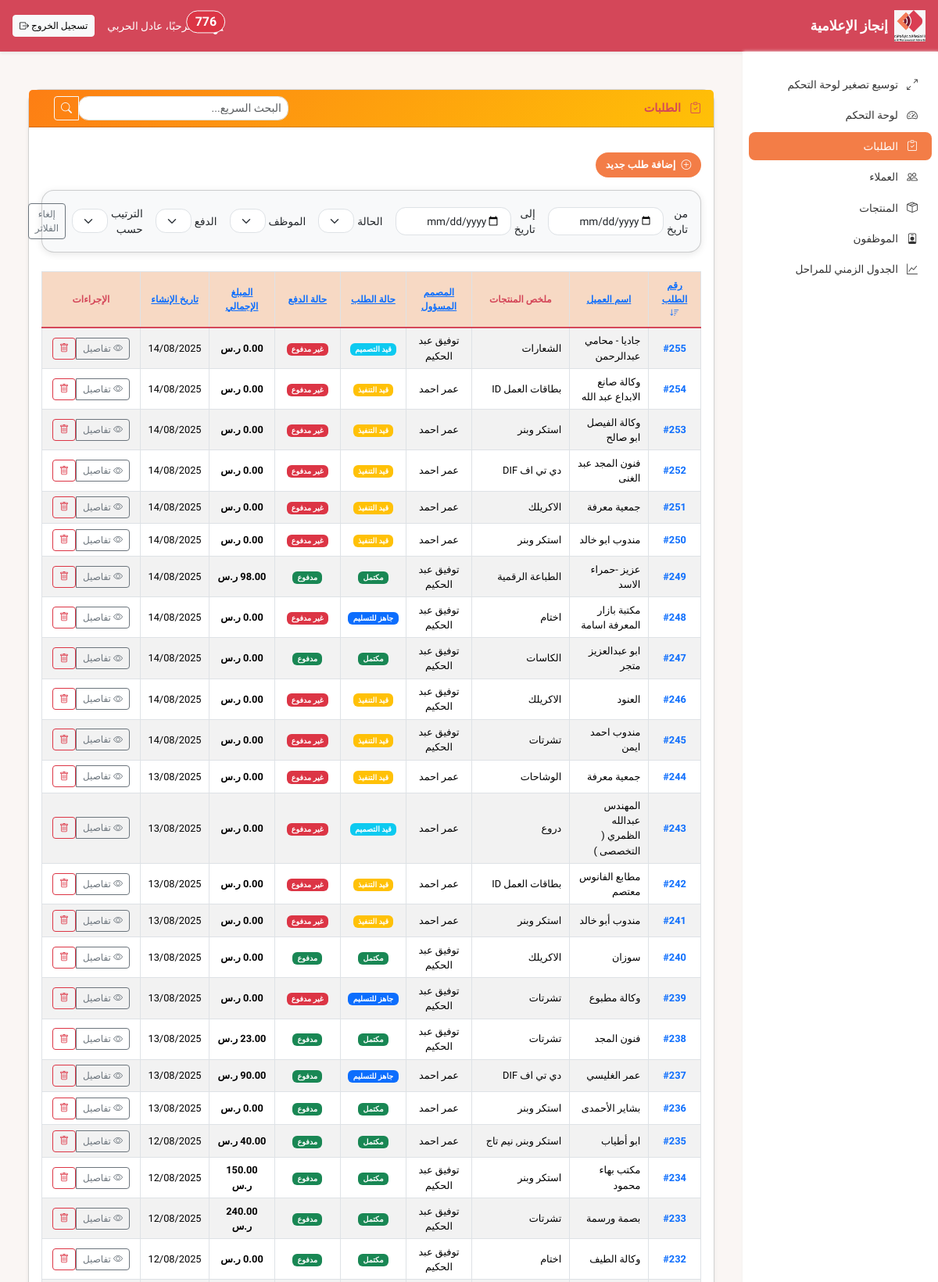
Screenshot of /orders (signed in, upper part) with the database file from the repository.
### tables this page shows
CREATE TABLE `orders` (
  `order_id` int(11) NOT NULL,
  `client_id` int(11) NOT NULL,
  `designer_id` int(11) DEFAULT NULL,
  `workshop_id` int(11) DEFAULT NULL,
  `total_amount` decimal(10,2) NOT NULL DEFAULT 0.00,
  `deposit_amount` decimal(10,2) NOT NULL DEFAULT 0.00,
  `remaining_amount` decimal(10,2) NOT NULL DEFAULT 0.00,
  `payment_status` enum('مدفوع','غير مدفوع','مدفوع جزئياً') NOT NULL DEFAULT 'غير مدفوع',
  `payment_method` enum('نقدي','تحويل بنكي','فوري','غيره') DEFAULT 'نقدي',
  `order_date` datetime DEFAULT current_timestamp(),
  `delivered_at` datetime DEFAULT NULL COMMENT 'تاريخ تأكيد تسليم الطلب للعميل',
  `payment_settled_at` datetime DEFAULT NULL COMMENT 'تاريخ تأكيد الدفع الكامل',
  `due_date` date DEFAULT NULL,
  `status` enum('قيد التصميم','قيد التنفيذ','جاهز للتسليم','بانتظار الإغلاق','مكتمل','ملغي') NOT NULL DEFAULT 'قيد التصميم',
  `priority` enum('عاجل جداً','عالي','متوسط','منخفض') DEFAULT 'متوسط',
  `notes` text DEFAULT NULL,
  `design_completed_at` datetime DEFAULT NULL COMMENT 'تاريخ انتهاء مرحلة التصميم',
  `execution_completed_at` datetime DEFAULT NULL COMMENT 'تاريخ انتهاء مرحلة التنفيذ',
  `created_by` int(11) DEFAULT NULL,
  `last_update` datetime DEFAULT NULL,
  `updated_at` timestamp NULL DEFAULT NULL ON UPDATE current_timestamp(),
  `design_rating` int(2) DEFAULT NULL COMMENT 'تقييم مرحلة التصميم من 1-10',
  `execution_rating` int(2) DEFAULT NULL COMMENT 'تقييم مرحلة التنفيذ من 1-10'
);

CREATE TABLE `clients` (
  `client_id` int(11) NOT NULL,
  `company_name` varchar(255) NOT NULL,
  `contact_person` varchar(255) DEFAULT NULL,
  `phone` varchar(20) DEFAULT NULL,
  `email` varchar(100) DEFAULT NULL
);

CREATE TABLE `employees` (
  `employee_id` int(11) NOT NULL,
  `name` varchar(100) NOT NULL,
  `role` enum('مدير','مصمم','معمل','محاسب') NOT NULL,
  `phone` varchar(20) DEFAULT NULL,
  `email` varchar(100) DEFAULT NULL,
  `password` varchar(255) NOT NULL
);

### src/View/order/list.php (the view, shortened to what the rows shown need)
<div class="container-fluid">
    <div class="row">
        <div class="col-12">
            <div class="card shadow-sm">
                <div class="card-body">
                    <div class="table-responsive">
                        <table class="table table-bordered table-striped table-hover text-center table-sm" id="ordersMainTable">
                            <thead>
                                <tr>
                                    <th style="width: 8%;">
                                        <?= \App\Core\Helpers::generate_sort_link('order_id', 'رقم الطلب', $sort_column_key ?? 'order_id', $sort_order ?? 'desc') ?>
                                    </th>
                                    <th style="width: 12%;">
                                        <?= \App\Core\Helpers::generate_sort_link('client_name', 'اسم العميل', $sort_column_key ?? 'order_id', $sort_order ?? 'desc') ?>
                                    </th>
                                    <th style="width: 15%;">
                                        <?= \App\Core\Helpers::generate_non_sort_column('ملخص المنتجات') ?>
                                    </th>
                                    <th style="width: 10%;">
                                        <?= \App\Core\Helpers::generate_sort_link('designer_name', 'المصمم المسؤول', $sort_column_key ?? 'order_id', $sort_order ?? 'desc') ?>
                                    </th>
                                    <th style="width: 10%;">
                                        <?= \App\Core\Helpers::generate_sort_link('status', 'حالة الطلب', $sort_column_key ?? 'order_id', $sort_order ?? 'desc') ?>
                                    </th>
                                    <th style="width: 10%;">
                                        <?= \App\Core\Helpers::generate_sort_link('payment_status', 'حالة الدفع', $sort_column_key ?? 'order_id', $sort_order ?? 'desc') ?>
                                    </th>
                                    <th style="width: 10%;">
                                        <?= \App\Core\Helpers::generate_sort_link('total_amount', 'المبلغ الإجمالي', $sort_column_key ?? 'order_id', $sort_order ?? 'desc') ?>
                                    </th>
                                    <th style="width: 10%;">
                                        <?= \App\Core\Helpers::generate_sort_link('order_date', 'تاريخ الإنشاء', $sort_column_key ?? 'order_id', $sort_order ?? 'desc') ?>
                                    </th>
                                    <th style="width: 15%;">
                                        <?= \App\Core\Helpers::generate_non_sort_column('الإجراءات') ?>
                                    </th>
                                </tr>
                            </thead>
                            <tbody>
                                <?php if ($res && $res->num_rows > 0): ?>
                                    <?php while($row = $res->fetch_assoc()): ?>
                                    <tr>
                                        <td class="fw-bold text-primary">#<?= $row['order_id'] ?></td>
                                        <td class="text-start"><?= htmlspecialchars($row['client_name']) ?></td>
                                        <td class="text-start" style="max-width: 200px;"><?= \App\Core\Helpers::display_products_summary($row['products_summary']) ?></td>
                                        <td><?= htmlspecialchars($row['designer_name']) ?></td>
                                        <td>
                                            <?php
                                            $status_class = '';
                                            switch($row['status']) {
                                                case 'قيد التصميم': $status_class = 'bg-info'; break;
                                                case 'قيد التنفيذ': $status_class = 'bg-warning'; break;
                                                case 'جاهز للتسليم': $status_class = 'bg-primary'; break;
                                                case 'مكتمل': $status_class = 'bg-success'; break;
                                            }
                                            ?>
                                            <span class="badge <?= $status_class ?>"><?= htmlspecialchars($row['status']) ?></span>
                                        </td>
                                        <td>
                                            <?php
                                            $payment_class = '';
                                            switch($row['payment_status']) {
                                                case 'مدفوع': $payment_class = 'bg-success text-white'; break;
                                                case 'غير مدفوع': $payment_class = 'bg-danger text-white'; break;
                                            }
                                            ?>
                                            <span class="badge <?= $payment_class ?>"><?= htmlspecialchars($row['payment_status']) ?></span>
                                        </td>
                                        <td class="fw-bold"><?= number_format($row['total_amount'],2) ?> ر.س</td>
                                        <td><?= date('d/m/Y', strtotime($row['order_date'])) ?></td>
                                        <td>
                                            <div class="btn-group btn-group-sm" role="group">
                                                <a href="<?= $_ENV['BASE_PATH'] ?>/orders/edit?id=<?= $row['order_id'] ?>" class="btn btn-outline-secondary btn-sm" title="تفاصيل">
                                                    <i class="bi bi-eye"></i> تفاصيل
                                                </a>
                                                <?php if (\App\Core\Permissions::has_permission('order_delete', $conn)): ?>
                                                    <form method="POST" action="<?= $_ENV['BASE_PATH'] ?>/orders/delete" style="display: inline;" onsubmit="return confirm('هل أنت متأكد من حذف هذا الطلب نهائياً؟ لا يمكن التراجع عن هذا الإجراء.');">
                                                        <button type="submit" class="btn btn-sm btn-outline-danger" title="حذف">
                                                            <i class="bi bi-trash"></i>
                                                        </button>
                                                    </form>
                                                <?php endif; ?>
                                            </div>
                                        </td>
                                    </tr>
                                    <?php endwhile; ?>
                                <?php endif; ?>
                            </tbody>
                        </table>
                    </div>
                </div>
            </div>
        </div>
    </div>
</div>

### rows the page displays
orders: order_id "255", client.company_name "جاديا - محامي عبدالرحمن", products_summary "الشعارات", designer.name "توفيق عبد الحكيم", status "قيد التصميم", payment_status "غير مدفوع", total_amount "0.00", order_date "14/08/2025"
orders: order_id "254", client.company_name "وكالة صانع الابداع عبد الله", products_summary "بطاقات العمل ID", designer.name "عمر احمد", status "قيد التنفيذ", payment_status "غير مدفوع", total_amount "0.00", order_date "14/08/2025"
orders: order_id "253", client.company_name "وكالة الفيصل ابو صالح", products_summary "استكر وبنر", designer.name "عمر احمد", status "قيد التنفيذ", payment_status "غير مدفوع", total_amount "0.00", order_date "14/08/2025"
orders: order_id "252", client.company_name "فنون المجد عبد الغنى", products_summary "دي تي اف DIF", designer.name "عمر احمد", status "قيد التنفيذ", payment_status "غير مدفوع", total_amount "0.00", order_date "14/08/2025"
orders: order_id "251", client.company_name "جمعية معرفة", products_summary "الاكريلك", designer.name "عمر احمد", status "قيد التنفيذ", payment_status "غير مدفوع", total_amount "0.00", order_date "14/08/2025"
orders: order_id "250", client.company_name "مندوب ابو خالد", products_summary "استكر وبنر", designer.name "عمر احمد", status "قيد التنفيذ", payment_status "غير مدفوع", total_amount "0.00", order_date "14/08/2025"
orders: order_id "249", client.company_name "عزيز -حمراء الاسد", products_summary "الطباعة الرقمية", designer.name "توفيق عبد الحكيم", status "مكتمل", payment_status "مدفوع", total_amount "98.00", order_date "14/08/2025"
orders: order_id "248", client.company_name "مكتبة بازار المعرفة اسامة", products_summary "اختام", designer.name "توفيق عبد الحكيم", status "جاهز للتسليم", payment_status "غير مدفوع", total_amount "0.00", order_date "14/08/2025"
orders: order_id "247", client.company_name "ابو عبدالعزيز متجر", products_summary "الكاسات", designer.name "توفيق عبد الحكيم", status "مكتمل", payment_status "مدفوع", total_amount "0.00", order_date "14/08/2025"
orders: order_id "246", client.company_name "العنود", products_summary "الاكريلك", designer.name "توفيق عبد الحكيم", status "قيد التنفيذ", payment_status "غير مدفوع", total_amount "0.00", order_date "14/08/2025"
orders: order_id "245", client.company_name "مندوب احمد ايمن", products_summary "تشرتات", designer.name "توفيق عبد الحكيم", status "قيد التنفيذ", payment_status "غير مدفوع", total_amount "0.00", order_date "14/08/2025"
orders: order_id "244", client.company_name "جمعية معرفة", products_summary "الوشاحات", designer.name "عمر احمد", status "قيد التنفيذ", payment_status "غير مدفوع", total_amount "0.00", order_date "13/08/2025"
orders: order_id "243", client.company_name "المهندس عبدالله الظمري ( التخصصى )", products_summary "دروع", designer.name "عمر احمد", status "قيد التصميم", payment_status "غير مدفوع", total_amount "0.00", order_date "13/08/2025"
orders: order_id "242", client.company_name "مطابع الفانوس معتصم", products_summary "بطاقات العمل ID", designer.name "عمر احمد", status "قيد التنفيذ", payment_status "غير مدفوع", total_amount "0.00", order_date "13/08/2025"
orders: order_id "241", client.company_name "مندوب أبو خالد", products_summary "استكر وبنر", designer.name "عمر احمد", status "قيد التنفيذ", payment_status "غير مدفوع", total_amount "0.00", order_date "13/08/2025"
orders: order_id "240", client.company_name "سوزان", products_summary "الاكريلك", designer.name "توفيق عبد الحكيم", status "مكتمل", payment_status "مدفوع", total_amount "0.00", order_date "13/08/2025"
orders: order_id "239", client.company_name "وكالة مطبوع", products_summary "تشرتات", designer.name "توفيق عبد الحكيم", status "جاهز للتسليم", payment_status "غير مدفوع", total_amount "0.00", order_date "13/08/2025"
orders: order_id "238", client.company_name "فنون المجد", products_summary "تشرتات", designer.name "توفيق عبد الحكيم", status "مكتمل", payment_status "مدفوع", total_amount "23.00", order_date "13/08/2025"
orders: order_id "237", client.company_name "عمر الغليسي", products_summary "دي تي اف DIF", designer.name "عمر احمد", status "جاهز للتسليم", payment_status "مدفوع", total_amount "90.00", order_date "13/08/2025"
orders: order_id "236", client.company_name "بشاير الأحمدى", products_summary "استكر وبنر", designer.name "عمر احمد", status "مكتمل", payment_status "مدفوع", total_amount "0.00", order_date "13/08/2025"
orders: order_id "235", client.company_name "ابو أطياب", products_summary "استكر وبنر, نيم تاج", designer.name "عمر احمد", status "مكتمل", payment_status "مدفوع", total_amount "40.00", order_date "12/08/2025"
orders: order_id "234", client.company_name "مكتب بهاء محمود", products_summary "استكر وبنر", designer.name "توفيق عبد الحكيم", status "مكتمل", payment_status "مدفوع", total_amount "150.00", order_date "12/08/2025"
orders: order_id "233", client.company_name "بصمة ورسمة", products_summary "تشرتات", designer.name "توفيق عبد الحكيم", status "مكتمل", payment_status "مدفوع", total_amount "240.00", order_date "12/08/2025"
orders: order_id "232", client.company_name "وكالة الطيف", products_summary "اختام", designer.name "توفيق عبد الحكيم", status "مكتمل", payment_status "مدفوع", total_amount "0.00", order_date "12/08/2025"

### other values shown
$unread_count "776"
$_SESSION['user_name'] "عادل الحربي"
$title "رقم الطلب اسم العميل المصمم المسؤول حالة الطلب حالة الدفع المبلغ الإجمالي تاريخ الإنشاء"
